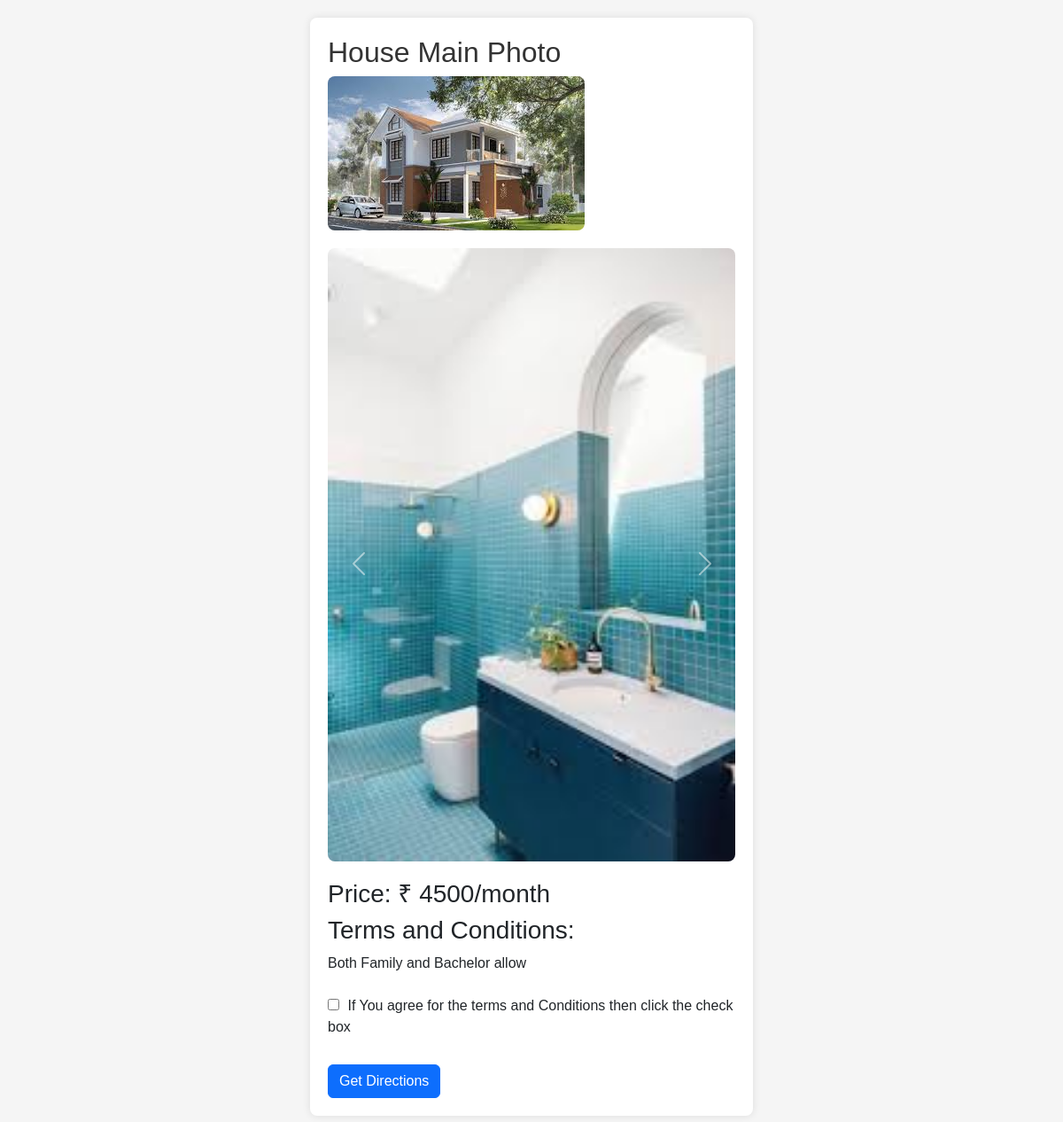
Page /public_user_profile/mihir/ on the committed database.
### authentication_app/models.py (models this page shows, shortened)
class UserProfile(models.Model):
    user = models.OneToOneField(User, on_delete=models.CASCADE)
    profile_photo= models.ImageField(upload_to='profile_photos', blank=True, null=True)
    extra_photos = models.ManyToManyField(Image, blank=True)
    bio = models.TextField(blank=True)
    price = models.DecimalField(max_digits=10,blank=True,decimal_places=0, default=0)
    first_name = models.CharField(max_length=30, blank=True)
    last_name = models.CharField(max_length=30, blank=True)
    email = models.EmailField(blank=True)
    mobile_number = models.CharField(max_length=15, blank=True)
    bedroom = models.DecimalField( max_digits=5, decimal_places=0, blank=True, default=0)
    hallroom = models.DecimalField( max_digits=5, decimal_places=0, blank=True, default=0)
    kitchen = models.DecimalField( max_digits=5, decimal_places=0, blank=True, default=0)
    location_info = models.CharField(max_length=100, blank=True )
    location_2 = models.CharField(max_length=100, blank=True)

class Image(models.Model):
    image = models.ImageField(upload_to='images', default="")
    created_at = models.DateTimeField(auto_now_add=True)
    updated_at = models.DateTimeField(auto_now=True)

### authentication_app/views.py (the view)
# urls.py: path('public_user_profile/<str:username>/', public_user_profile, name='public_user_profile'),
def public_user_profile(request, username):
    user_profile = get_object_or_404(UserProfile, user__username=username)
    extra_photos = user_profile.extra_photos.all()
    return render(request, 'public_user_profile.html', {'user_profile': user_profile, 'extra_photos': extra_photos})

### templates/public_user_profile.html (shortened to what this page needs)
<!DOCTYPE html>
<html lang="en">
<head>
    <link href="https://cdn.jsdelivr.net/npm/bootstrap@5.3.2/dist/css/bootstrap.min.css" rel="stylesheet"
>
</head>
<body>
    <div id="profile-container">
        <h2>House Main Photo</h2>
        {% if user_profile.profile_photo %}
    <img src="{{ user_profile.profile_photo.url }}" alt="{{ user_profile.user.username }}">
{% else %}
    <img src="/static/images/default_profile.jpeg" alt="Default Profile">
{% endif %}
        <div id="carouselExample" class="carousel slide" data-bs-ride="carousel">
            <div class="carousel-inner">
                {% for photo in extra_photos %}
                <div class="carousel-item {% if forloop.first %}active{% endif %}">
                    <img src="{{ photo.image.url }}" class="d-block w-100" alt="{{ user_profile.user.username }} extra photo">
                </div>
                {% endfor %}
            </div>
            <button class="carousel-control-prev" type="button" data-bs-target="#carouselExample" data-bs-slide="prev">
                <span class="carousel-control-prev-icon" aria-hidden="true"></span>
            </button>
            <button class="carousel-control-next" type="button" data-bs-target="#carouselExample" data-bs-slide="next">
                <span class="carousel-control-next-icon" aria-hidden="true"></span>
            </button>
        </div>
        <h3>Price: ₹ {{user_profile.price}}/month </strong>
        <h3>Terms and Conditions:</h3>{{ user_profile.bio }}
        <label><br><input type="checkbox" id="showContactInfo"> If You agree for the terms and Conditions then click
            the check box</label>
        <a
            href="https://www.google.com/maps/search/?api=1&query={{ user_profile.location_2|urlencode }}"
            target="_blank"
            class="btn btn-primary"
        >
        Get Directions
        </a>
    </div>
</body>
</html>

### templates/public_user_profile.html (style rules this page uses)
body { font-family: 'Arial', sans-serif; background-color: #f5f5f5; margin: 0; padding: 0; box-sizing: border-box; }
#profile-container { max-width: 500px; margin: 20px auto; background-color: #fff; padding: 20px; border-radius: 8px; box-shadow: 0 0 10px rgba(0, 0, 0, 0.1); }
img { max-width: 100%; height: auto; border-radius: 8px; margin-bottom: 20px; }
h2 { color: #333; }
label { display: block; margin-bottom: 10px; }
input[type="checkbox"] { margin-right: 5px; }
a { color: #3498db; text-decoration: none; display: block; margin-top: 20px; }

### rows in the picture
UserProfile: profile_photo (picture), price "4500", bio "Both Family and Bachelor allow"
Image: image (picture)
